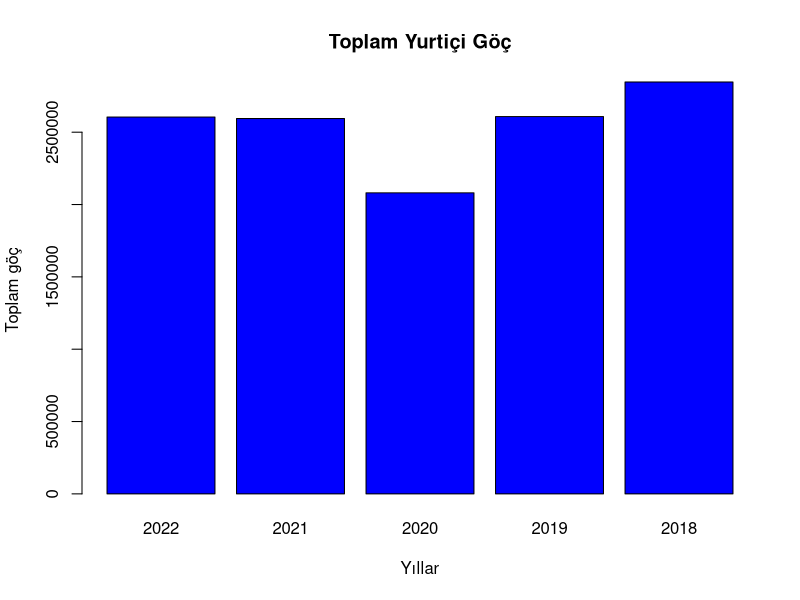

Write the R code that produced this figure.
library(tidyverse)
library(ggplot2)
library(readxl)
library(dplyr)

# Aciklamalarin yapildigi satiri sutun ismi yapma islemi
data <- read_excel("neden-egitim-goc.xls")
aciklama_satiri <- data[3, ]
colnames(data) <- as.character(aciklama_satiri)

# Toplam göç sayısını ifade eden tablo
immigration_data <- data %>% filter(data$`Göç etme nedeni-Reason for migration` == "Toplam-Total")
toplam_goc <- as.numeric(immigration_data$`Toplam
Total`)
yillar <- as.numeric(immigration_data$`Yıl
Year`)
sirali_yillar <- sort(yillar)

# Create bar plot
barplot(toplam_goc, 
        names.arg = yillar, 
        col = "blue", 
        main = "Toplam Yurtiçi Göç", 
        xlab = "Yıllar", 
        ylab = "Toplam göç")